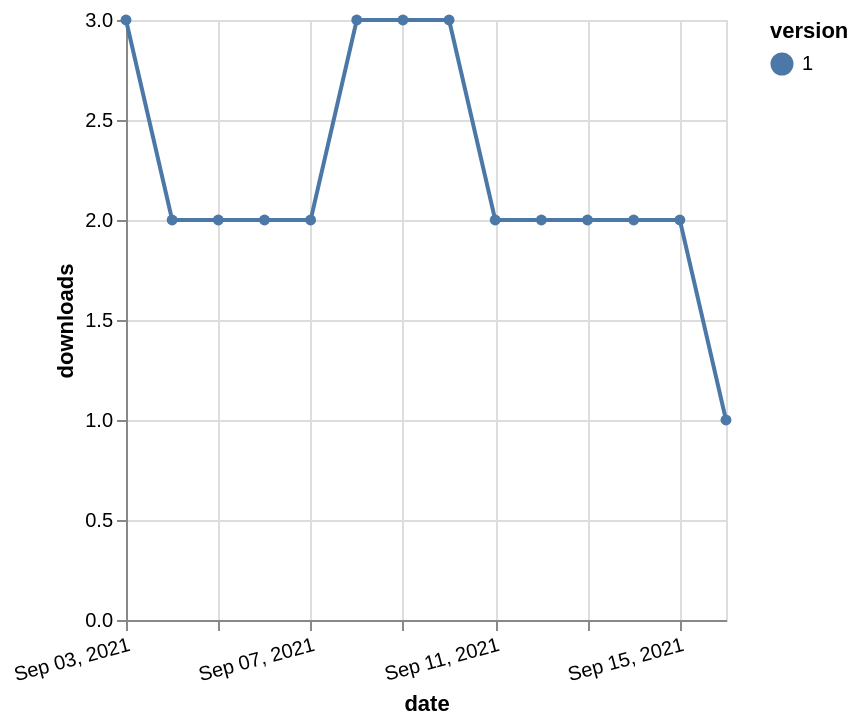

Write the Vega-Lite specification saved for this chart.
### Vega-Lite specification from a JSON file in a GitHub repository (floating-point values rounded to 4 significant figures)
{"$schema": "https://vega.github.io/schema/vega-lite/v5.json", "description": "A simple bar chart with embedded data.", "data": {"values": [{"date": "2021-09-03", "total": 96, "delta": 3, "version": "1"}, {"date": "2021-09-04", "total": 98, "delta": 2, "version": "1"}, {"date": "2021-09-05", "total": 100, "delta": 2, "version": "1"}, {"date": "2021-09-06", "total": 102, "delta": 2, "version": "1"}, {"date": "2021-09-07", "total": 104, "delta": 2, "version": "1"}, {"date": "2021-09-08", "total": 107, "delta": 3, "version": "1"}, {"date": "2021-09-09", "total": 110, "delta": 3, "version": "1"}, {"date": "2021-09-10", "total": 113, "delta": 3, "version": "1"}, {"date": "2021-09-11", "total": 115, "delta": 2, "version": "1"}, {"date": "2021-09-12", "total": 117, "delta": 2, "version": "1"}, {"date": "2021-09-13", "total": 119, "delta": 2, "version": "1"}, {"date": "2021-09-14", "total": 121, "delta": 2, "version": "1"}, {"date": "2021-09-15", "total": 123, "delta": 2, "version": "1"}, {"date": "2021-09-16", "total": 124, "delta": 1, "version": "1"}]}, "width": "container", "mark": {"type": "line", "point": {"filled": true}}, "encoding": {"x": {"field": "date", "type": "temporal", "timeUnit": "yearmonthdate", "title": "date", "axis": {"labelAngle": -15}}, "y": {"field": "delta", "type": "quantitative", "title": "downloads"}, "color": {"field": "version", "type": "nominal"}, "tooltip": {"field": "delta"}}}
